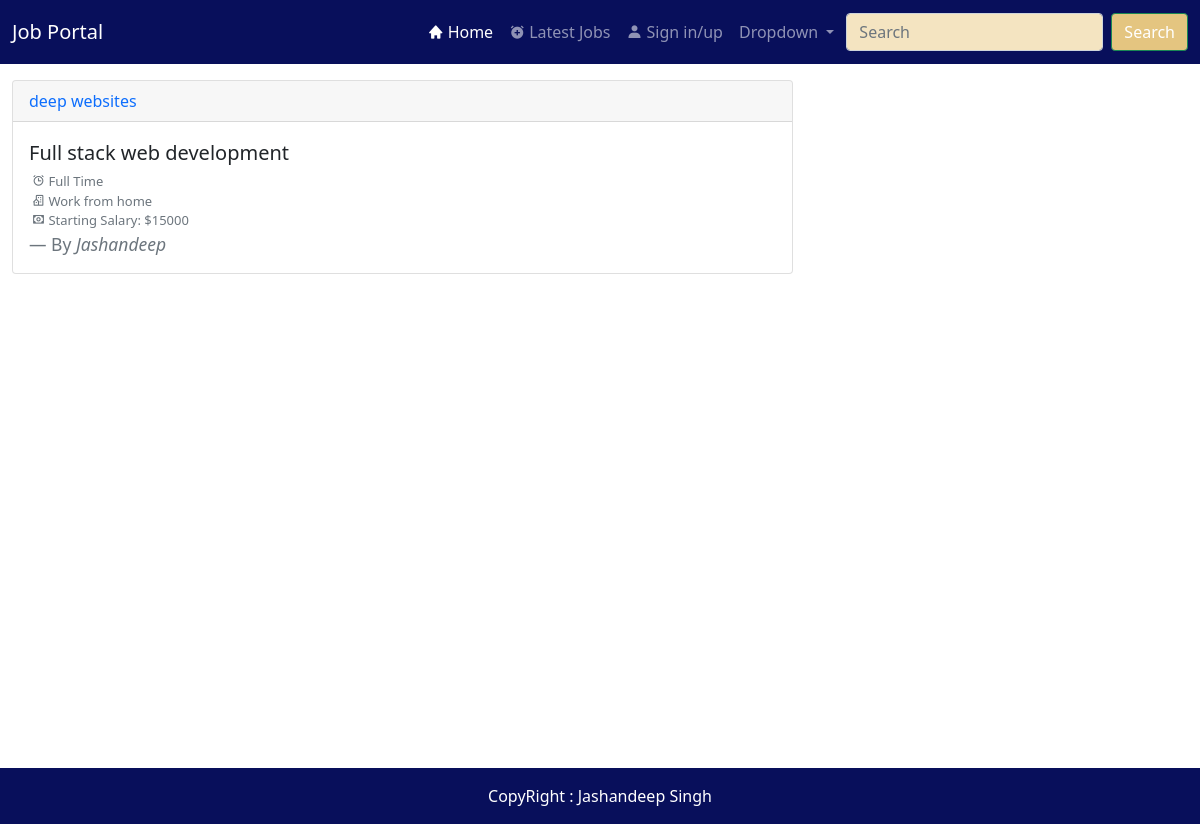
Screenshot of /latest_jobs/ with the database file from the repository.
### job/models.py (models this page shows, shortened)
class Job_Post(models.Model):
    id  = models.AutoField(primary_key =True)
    part_or_full = (
    ('Full Time', 'Full Time'),
    ('Part Time','Part Time')
    )
    home_office  = (
    ('Work from home', 'Work from home'),
    ('Office','Office')
    )
    by  = models.ForeignKey(User, on_delete=models.CASCADE)
    id = models.AutoField(primary_key=True)
    title = models.CharField(max_length=100)
    slug = models.SlugField(max_length=200)
    start_date = models.DateField(auto_now=False, auto_now_add=False)
    end_date = models.DateField(auto_now=False, auto_now_add=False)
    starting_salary  = models.PositiveSmallIntegerField()
    image  = models.ImageField(upload_to='posts/main_images/')
    education_needed = models.CharField(max_length=100,)
    location  = models.CharField(max_length=100)
    part_or_full_time  = models.CharField(max_length=100, choices = part_or_full)
    skills  = models.CharField(max_length=100,)
    office_or_home = models.CharField(max_length=100, choices = home_office)
    vacancies  = models.PositiveSmallIntegerField()
    company_name = models.CharField(max_length=100)
    descriptions = models.TextField(verbose_name='')
    breaking_rules  = models.BooleanField(default=False)
    posted_at = models.DateTimeField( auto_now_add=True)
    updated_at  = models.DateTimeField(auto_now=True)

### user/models.py (models this page shows)
class User(AbstractUser):
	user_role_choices = (
	('Student','Student'),
	('Teacher','Teacher'),
	('Admin','Admin'),
	)
	username = None
	email  = models.EmailField(unique=True)
	first_name  = models.CharField(max_length=50)
	last_name  = models.CharField(max_length=50)
	photo  = models.ImageField(upload_to="user/teacher/", null=True,blank=True)
	qualification  = models.CharField(max_length=50, null=True, blank =True)
	phone_number  = models.PositiveIntegerField()
	notify_me  = models.BooleanField(default=True)
	user_role = models.CharField(max_length=50, choices = user_role_choices, default = 'Student')
	last_login = models.DateTimeField(auto_now = True)
	created_at  = models.DateTimeField(auto_now_add= True)
	rejected_once = models.BooleanField(default=False)
	request_as_teacher = models.BooleanField(default=False)
	USERNAME_FIELD = 'email'
	REQUIRED_FIELDS = ['first_name','last_name','phone_number','notify_me',]
	object = UserManager()

### core/views.py (the view)
# urls.py: path('latest_jobs/', views.latest_jobs, name="latest_jobs"),
def latest_jobs(request):
    latest_jobs= Job_Post.objects.filter(breaking_rules=False)
    context={
    'latest_jobs':latest_jobs
    }
    return render(request, 'core/basic/latest_jobs.html', context)

### core/templates/core/basic/latest_jobs.html (shortened to what this page needs)
{% extends "core/base.html" %}
{% block content %}
<section id="latest_jobs" class="mx-2 my-3">
  <div class="row mx-0 gx-2 gy-3">
  {% for job in latest_jobs  %}
    <div class="col-md-8 col-12">
      <a href="{% url 'job_view' job.id job.slug %}">
        <div class="card">
          <div class="card-header">
            {{job.company_name}}
          </div>
          <div class="card-body">
            <blockquote class="blockquote mb-0">
              <p class="text-dark mb-1">{{job.title}}</p>
              <div class="text-secondary">
                <ul>
                  <li><i class='bx bx-alarm'></i> {{job.part_or_full_time}}</li>
                  <li><i class='bx bx-building-house'></i> {{job.office_or_home}}</li>
                  <li><i class='bx bx-money' ></i> Starting Salary: ${{job.starting_salary}}</li>
                </ul>
              </div>
              <div class="blockquote-footer">By <cite title="Source Title">{{job.by.first_name}}</cite></div>
            </blockquote>
          </div>
        </div>
      </a>
    </div>
    {% endfor %}
  </div>
</section>
{% endblock %}

### static/css/main.css (style rules this page uses)
* { margin: 0; padding: 0; box-sizing: border-box; }
:root { --primary : #fff; --dark-blue : #080f5b; --light-skin : #f4e4c1; --dark-skin : #e4c580; --success-green : #15db95; --light-blue : #0d19a3; }
a { text-decoration: none; }
#latest_jobs { min-height: 86vh; }
#latest_jobs a div { transition: all .3s ease; }
#latest_jobs a div ul { font-size: 13px; margin-top: 0; list-style: none; padding-left: 3px; }

### rows the page displays
Job_Post: company_name "deep websites", title "Full stack web development", part_or_full_time "Full Time", office_or_home "Work from home", starting_salary "15000", by.first_name "Jashandeep"
